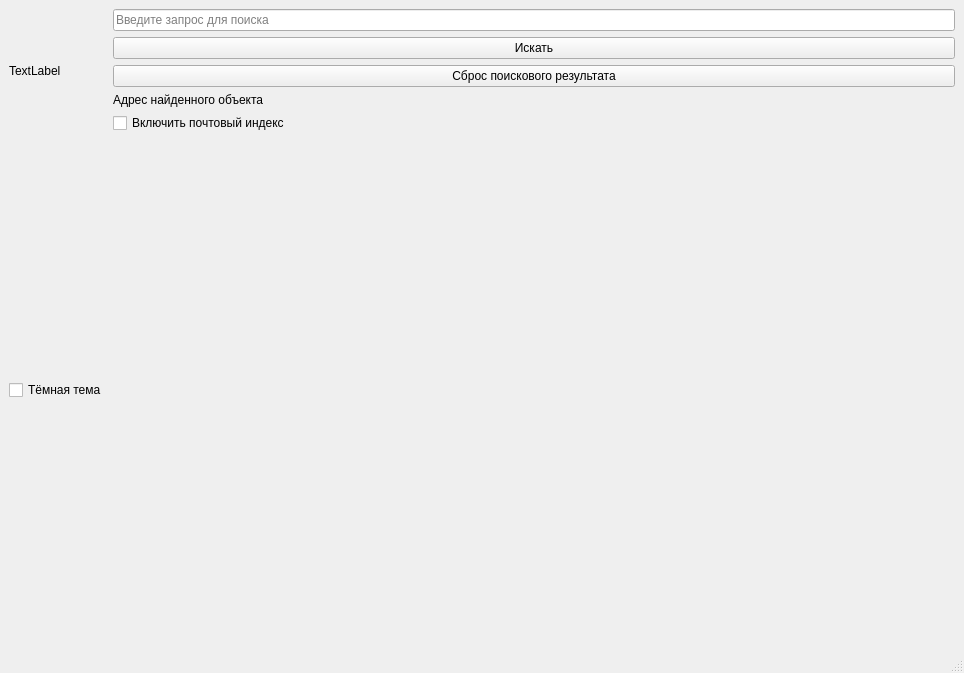
<?xml version="1.0" encoding="UTF-8"?>
<ui version="4.0">

 <class>MainWindow</class>
 <widget class="QMainWindow" name="MainWindow">
  <property name="geometry">
   <rect>
    <x>0</x>
    <y>0</y>
    <width>964</width>
    <height>673</height>
   </rect>
  </property>
  <property name="windowTitle">
   <string>Отображение карты</string>
  </property>
  <widget class="QWidget" name="centralwidget">
   <layout class="QGridLayout" name="gridLayout">
    <item row="0" column="0">
     <widget class="QLabel" name="g_map">
      <property name="text">
       <string>TextLabel</string>
      </property>
     </widget>
    </item>
    <item row="1" column="0">
     <widget class="QCheckBox" name="toggleTheme">
      <property name="text">
       <string>Тёмная тема</string>
      </property>
     </widget>
    </item>
    <item row="1" column="0">
     <spacer name="verticalSpacer">
      <property name="orientation">
       <enum>Qt::Vertical</enum>
      </property>
      <property name="sizeHint" stdset="0">
       <size>
        <width>20</width>
        <height>40</height>
       </size>
      </property>
     </spacer>
    </item>
    <item row="0" column="1">
     <layout class="QVBoxLayout" name="searchLayout">
      <item>
       <widget class="QLineEdit" name="searchLineEdit">
        <property name="placeholderText">
         <string>Введите запрос для поиска</string>
        </property>
       </widget>
      </item>
      <item>
       <widget class="QPushButton" name="searchButton">
        <property name="text">
         <string>Искать</string>
        </property>
       </widget>
      </item>
      <item>
       <widget class="QPushButton" name="resetButton">
        <property name="text">
         <string>Сброс поискового результата</string>
        </property>
       </widget>
      </item>
      <item>
       <widget class="QLabel" name="addressLabel">
        <property name="text">
         <string>Адрес найденного объекта</string>
        </property>
       </widget>
      </item>
      <item>
       <widget class="QCheckBox" name="togglePostalCode">
        <property name="text">
         <string>Включить почтовый индекс</string>
        </property>
       </widget>
      </item>
     </layout>
    </item>
    <item row="0" column="1">
     <spacer name="horizontalSpacer">
      <property name="orientation">
       <enum>Qt::Horizontal</enum>
      </property>
      <property name="sizeHint" stdset="0">
       <size>
        <width>40</width>
        <height>20</height>
       </size>
      </property>
     </spacer>
    </item>
   </layout>
  </widget>
  <widget class="QMenuBar" name="menubar">
   <property name="geometry">
    <rect>
     <x>0</x>
     <y>0</y>
     <width>964</width>
     <height>21</height>
    </rect>
   </property>
  </widget>
  <widget class="QStatusBar" name="statusbar"/>
 </widget>
 <resources/>
 <connections/>
</ui>
